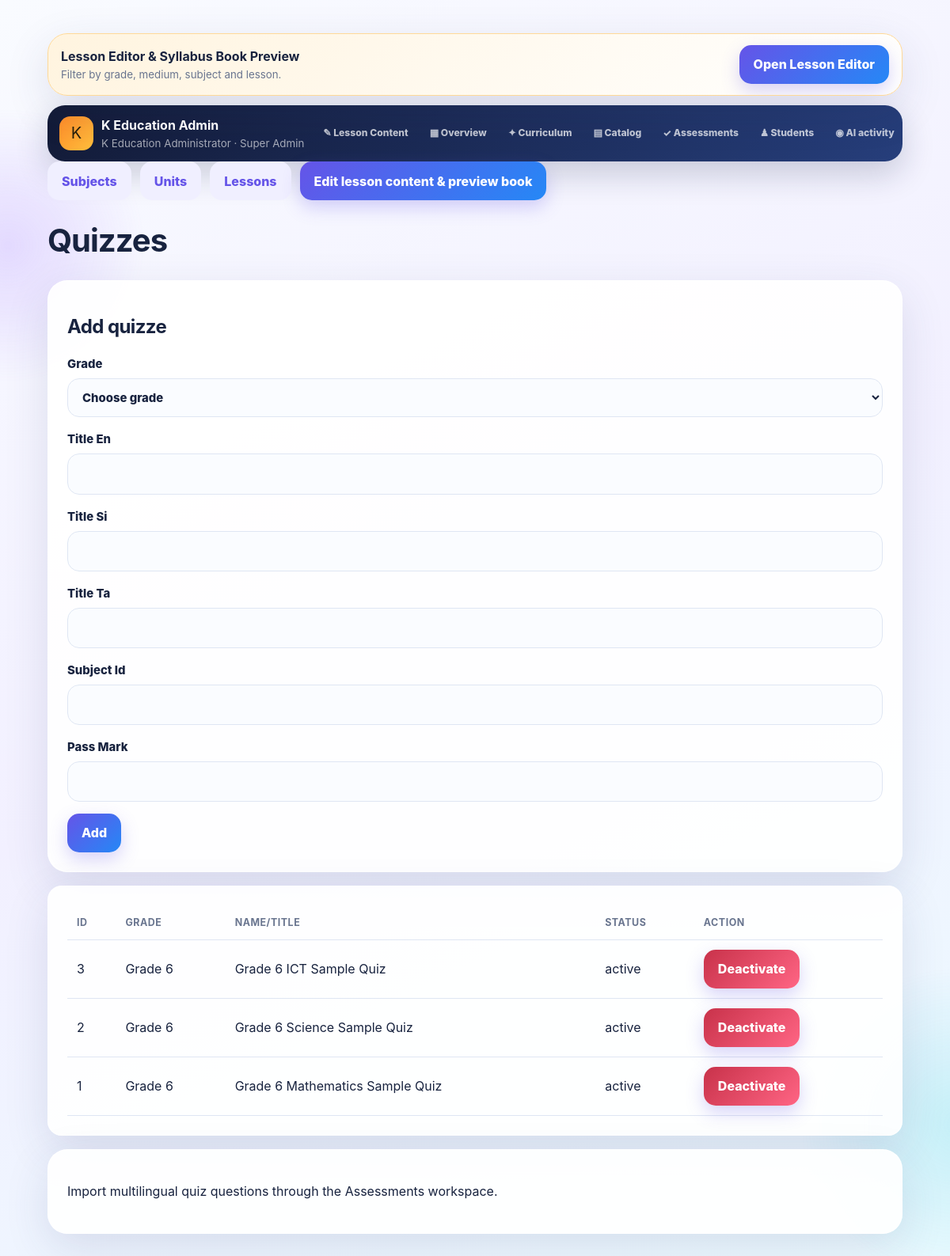
The page /admin/quizzes.php (signed in) on the database its author committed.
### tables this page shows
CREATE TABLE quizzes(id INT AUTO_INCREMENT PRIMARY KEY,grade_id INT NOT NULL,subject_id INT NOT NULL,unit_id INT NULL,lesson_id INT NULL,title_en VARCHAR(200),title_si VARCHAR(200),title_ta VARCHAR(200),timer_minutes INT NULL,pass_mark INT DEFAULT 50,status ENUM('active','inactive') DEFAULT 'active',created_at TIMESTAMP DEFAULT CURRENT_TIMESTAMP,updated_at TIMESTAMP DEFAULT CURRENT_TIMESTAMP ON UPDATE CURRENT_TIMESTAMP,FOREIGN KEY(grade_id) REFERENCES grades(id),FOREIGN KEY(subject_id) REFERENCES subjects(id),FOREIGN KEY(unit_id) REFERENCES units(id) ON DELETE SET NULL,FOREIGN KEY(lesson_id) REFERENCES lessons(id) ON DELETE SET NULL);

CREATE TABLE grades(id INT AUTO_INCREMENT PRIMARY KEY,grade_number TINYINT NOT NULL UNIQUE,name VARCHAR(50) NOT NULL,status ENUM('active','inactive') DEFAULT 'active',created_at TIMESTAMP DEFAULT CURRENT_TIMESTAMP);

### admin/quizzes.php (called while the page is built)
<?php $entity='quizzes';include __DIR__.'/_catalog.php';

### includes/helpers.php (called while the page is built, shortened)
<?php
function e(mixed $v):string{return htmlspecialchars((string)$v,ENT_QUOTES|ENT_SUBSTITUTE,'UTF-8');}

### includes/db.php (called while the page is built, shortened)
<?php
function db(): mysqli {
    static $db;
    if ($db instanceof mysqli) return $db;
    $db = @new mysqli(DB_HOST, DB_USER, DB_PASS, DB_NAME);
    $db->set_charset('utf8mb4');
    return $db;
}

### admin/_catalog.php (the view, shortened to what this page needs)
<?php
$allowed=[
 'subjects'=>['name_en','name_si','name_ta','subject_code','icon'],
 'units'=>['name_en','name_si','name_ta','unit_number','subject_id'],
 'lessons'=>['title_en','title_si','title_ta','medium','subject_id','unit_id'],
 'quizzes'=>['title_en','title_si','title_ta','subject_id','pass_mark']
];
$pageTitle=ucfirst($entity);include __DIR__.'/_top.php';$rows=db()->query("SELECT x.*,g.grade_number FROM $entity x JOIN grades g ON g.id=x.grade_id ORDER BY g.grade_number DESC,x.id DESC");
?>
<nav class="row" style="margin-bottom:16px"><a class="btn alt" href="subjects.php">Subjects</a><a class="btn alt" href="units.php">Units</a><a class="btn alt" href="lessons.php">Lessons</a><a class="btn" href="lesson_editor.php">Edit lesson content &amp; preview book</a></nav>
<h1><?=e(ucfirst($entity))?></h1>
<section class="card"><h2>Add <?=e(rtrim($entity,'s'))?></h2><form method="post"><?=csrf_field()?><input type="hidden" name="action" value="add"><label>Grade<select name="grade_id" required><option value="">Choose grade</option><?php foreach($grades as $g):?><option value="<?=$g['id']?>">Grade <?=$g['grade_number']?></option><?php endforeach;?></select></label><?php foreach($allowed[$entity] as $field):?><label><?=e(ucwords(str_replace('_',' ',$field)))?><input name="<?=e($field)?>"<?=$field==='medium'?' placeholder="Sinhala, Tamil, English or All"':''?> required></label><?php endforeach;?><button>Add</button></form></section>
<section class="card scroll"><table><tr><th>ID</th><th>Grade</th><th>Name/title</th><th>Status</th><th>Action</th></tr><?php while($row=$rows->fetch_assoc()):?><tr><td><?=$row['id']?></td><td>Grade <?=$row['grade_number']?></td><td><?=e($row['name_en']??$row['title_en']??'')?></td><td><?=e($row['status'])?></td><td><form method="post"><?=csrf_field()?><input type="hidden" name="id" value="<?=$row['id']?>"><button class="<?=$row['status']==='active'?'danger':'good'?>" name="action" value="<?=$row['status']==='active'?'inactive':'active'?>"><?=$row['status']==='active'?'Deactivate':'Activate'?></button></form></td></tr><?php endwhile;?></table></section>
<?php if($entity==='quizzes'):?><section class="card"><p>Import multilingual quiz questions through the Assessments workspace.</p></section><?php endif;include __DIR__.'/../includes/footer.php';?>

### includes/header.php (style rules this page uses)
:root { --violet:#6554e8;--violet2:#8c52ff;--blue:#2588f6;--cyan:#1cc8d7;--mint:#21c59b;--gold:#ffb638;--rose:#ff6584;--ink:#18233f;--muted:#69758f;--paper:#fff;--line:#dfe6f3;--danger:#d83d55;--shadow:0 18px 55px rgba(45,56,110,.13);--soft-shadow:0 9px 28px rgba(45,56,110,.1) }
* { box-sizing:border-box }
html { scroll-behavior:smooth }
body { margin:0;min-height:100vh;color:var(--ink);font-family:Inter,"Segoe UI",system-ui,-apple-system,"Noto Sans Sinhala","Noto Sans Tamil",sans-serif;line-height:1.55;background:linear-gradient(155deg,#f9fbff 0%,#f2f0ff 48%,#ebfbff 100%);overflow-x:hidden }
body:before,body:after { content:"";position:fixed;z-index:-2;border-radius:50%;filter:blur(2px);pointer-events:none }
body:before { width:360px;height:360px;left:-170px;top:130px;background:radial-gradient(circle,rgba(139,82,255,.18),transparent 68%);animation:floatOrb 12s ease-in-out infinite }
body:after { width:420px;height:420px;right:-220px;bottom:50px;background:radial-gradient(circle,rgba(28,200,215,.19),transparent 67%);animation:floatOrb 14s ease-in-out infinite reverse }
a { color:var(--violet);text-underline-offset:3px }
.card { position:relative;background:rgba(255,255,255,.92);border:1px solid rgba(255,255,255,.9);border-radius:25px;padding:20px;box-shadow:var(--shadow);margin-bottom:17px;overflow:hidden;transition:transform .25s ease,box-shadow .25s ease,border-color .25s ease }
.btn,button { display:inline-flex;align-items:center;justify-content:center;gap:8px;min-height:49px;padding:11px 18px;border:0;border-radius:15px;background:linear-gradient(135deg,var(--violet),var(--blue));box-shadow:0 9px 22px rgba(101,84,232,.25);color:#fff;text-decoration:none;font:inherit;font-weight:850;cursor:pointer;transition:transform .18s,box-shadow .18s,filter .18s }
.btn.alt { background:#f0efff;color:var(--violet);box-shadow:none }
.btn.danger,.danger { background:linear-gradient(135deg,#c8324a,var(--rose)) }
.row { display:flex;gap:11px;align-items:center;flex-wrap:wrap }
input,select,textarea { width:100%;min-height:49px;padding:13px 14px;border:1.5px solid var(--line);border-radius:15px;background:rgba(250,252,255,.95);color:var(--ink);font:inherit;margin:6px 0 15px;outline:0;transition:border-color .2s,box-shadow .2s,background .2s }
label { font-weight:800;font-size:.93rem }
.scroll { overflow:auto;border-radius:18px }
table { width:100%;border-collapse:collapse }
th,td { padding:12px;border-bottom:1px solid var(--line);text-align:left }
th { color:var(--muted);font-size:.78rem;text-transform:uppercase;letter-spacing:.04em }
h1,h2,h3 { line-height:1.18;letter-spacing:-.025em }
h1 { font-size:clamp(1.7rem,5vw,2.5rem) }
.reveal { animation:reveal .55s both }
@media (min-width:720px) { .card { padding:24px } }

### rows shown on the page
quizzes: id "3", grade.grade_number "6", title_en "Grade 6 ICT Sample Quiz", status "active", shows "Deactivate"
quizzes: id "2", grade.grade_number "6", title_en "Grade 6 Science Sample Quiz", status "active", shows "Deactivate"
quizzes: id "1", grade.grade_number "6", title_en "Grade 6 Mathematics Sample Quiz", status "active", shows "Deactivate"

### other values the page prints
$_SESSION['admin']['full_name'] "K Education Administrator"
str_replace('_',' ',$_SESSION['admin']['role']??'admin') "Super Admin"
$item[0] "✎"
$item[1] "Lesson Content"
$item[0] "▦"
$item[1] "Overview"
$item[0] "✦"
$item[1] "Curriculum"
$item[0] "▤"
$item[1] "Catalog"
$item[0] "✓"
$item[1] "Assessments"
$item[0] "♟"
$item[1] "Students"
$item[0] "◉"
